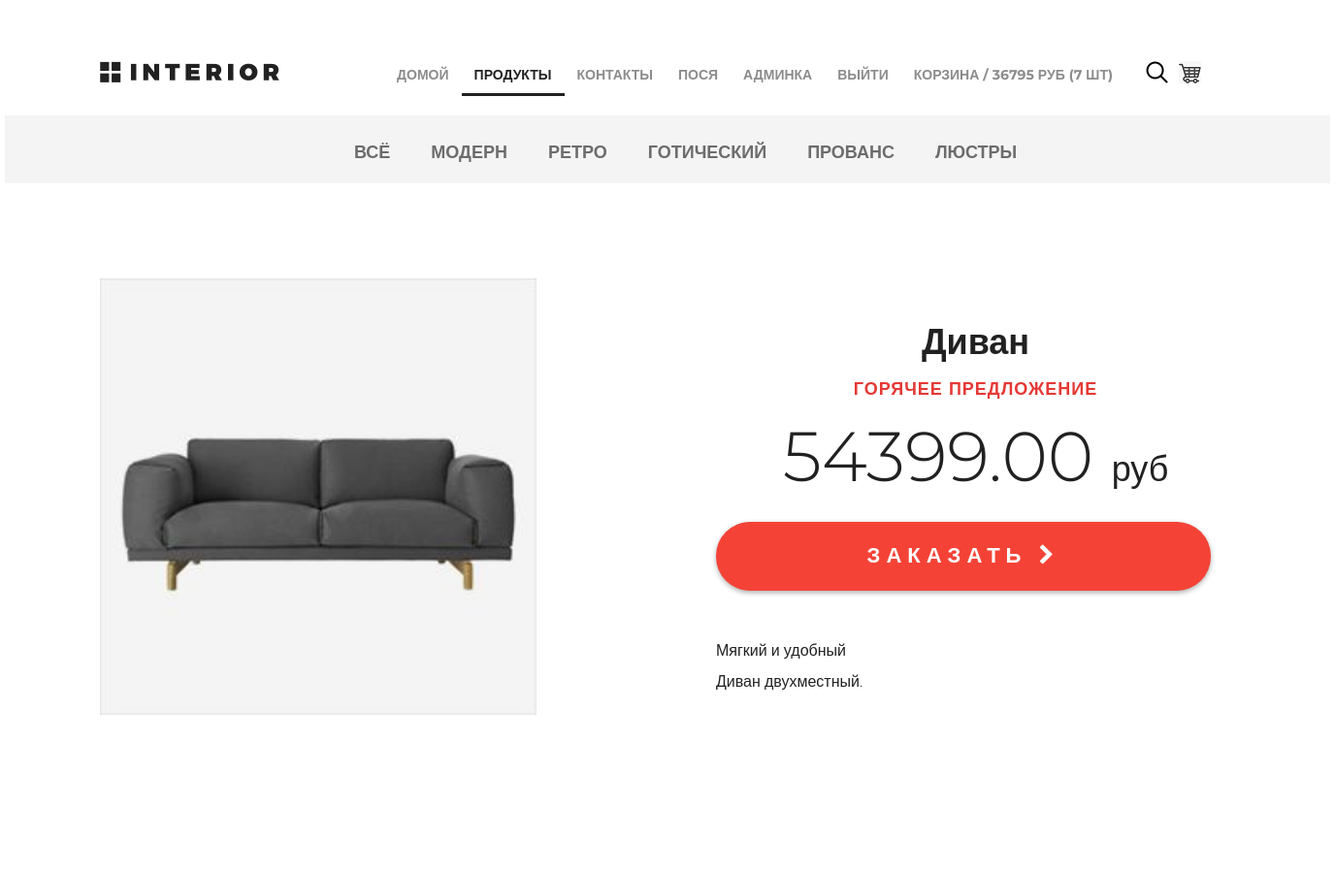
Before: /products/ (signed in, upper part) with the older database file.
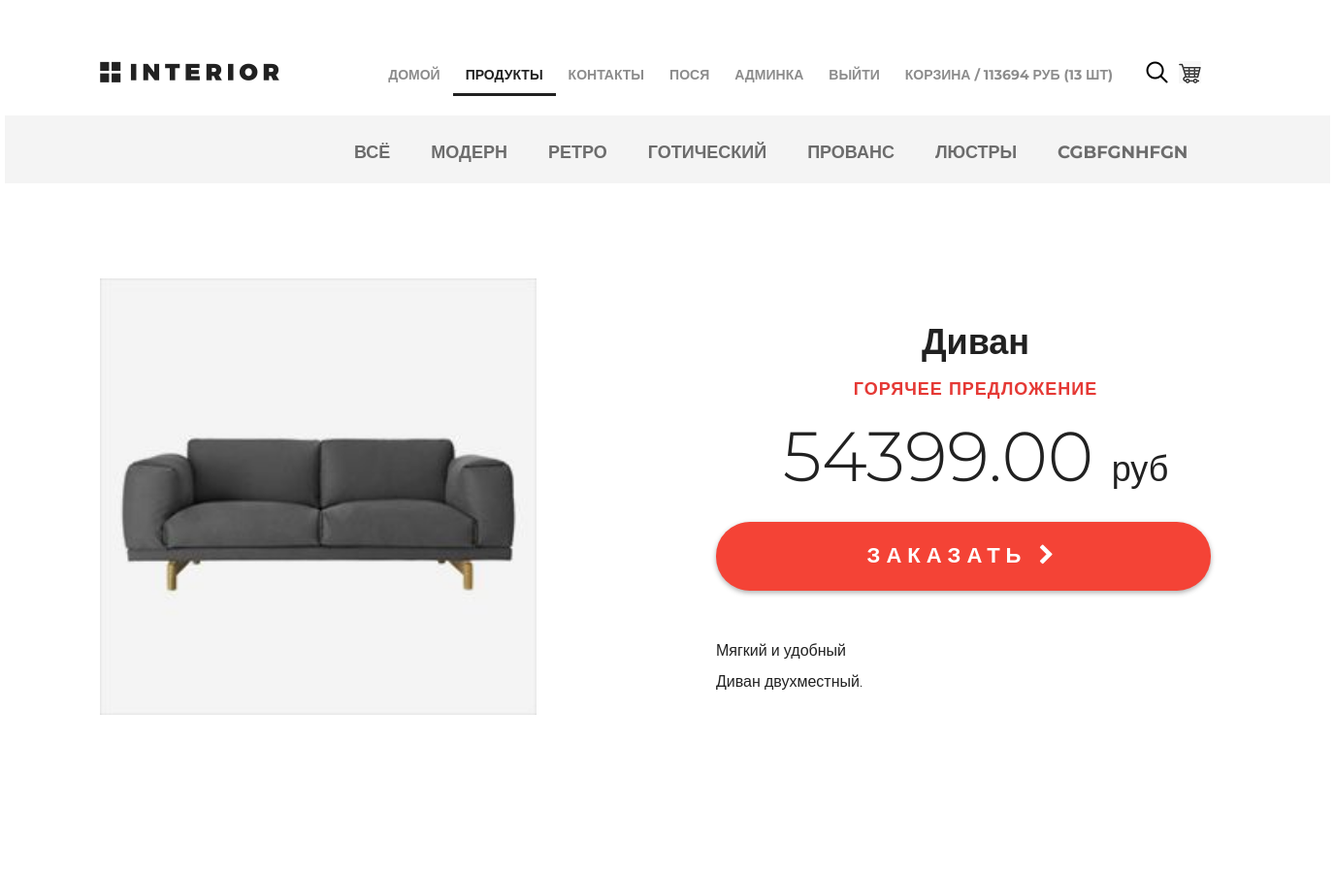
After: the same page with the newer database file.
### cartapp/models.py (models this page shows)
class Cart(models.Model):
    user = models.ForeignKey(settings.AUTH_USER_MODEL, on_delete=models.CASCADE, related_name='cart',
                             verbose_name='Пользователь')
    product = models.ForeignKey(Product, on_delete=models.CASCADE, verbose_name='Товар')
    quantity = models.PositiveIntegerField(default=0, verbose_name='Количество товара')
    add_datetime = models.DateTimeField(auto_now_add=True, verbose_name='Время появления товара на сайте')
    price = models.PositiveIntegerField(default=0, verbose_name='цена')
    @property
    def product_cost(self):
        return self.product.price * self.quantity
    @property
    def total_quantity(self):
        _items = Cart.objects.filter(user=self.user)
        _totalquantity = sum(list(map(lambda x: x.quantity, _items)))
        return _totalquantity
    @property
    def total_cost(self):
        _items = Cart.objects.filter(user=self.user)
        _totalcost = sum(list(map(lambda x: x.product_cost, _items)))
        return _totalcost

### authapp/models.py (models this page shows, shortened)
class ShopUser(AbstractUser):
    avatar = models.ImageField(upload_to='users_avatars', blank=True)
    country = models.CharField(verbose_name='страна', max_length=128)
    phone_number = models.CharField(verbose_name='номер телефона', max_length=14)
    activation_key = models.CharField(max_length=128, blank=True)
    activation_key_expires = models.DateTimeField(default=(now() + timedelta(hours=48)))

### mainapp/models.py (models this page shows)
class Product(models.Model):
    name = models.CharField(verbose_name='имя', max_length=128, unique=True)
    description = models.TextField(verbose_name='описание', blank=True)
    category = models.ForeignKey(ProductCategory, on_delete=models.SET_NULL, null=True, blank=True)
    short_description = models.CharField(verbose_name='короткое описание', max_length=64)
    price = models.DecimalField(verbose_name='цена', max_digits=8, decimal_places=2, default=0)
    price_with_discount = models.DecimalField(verbose_name='цена со скидкой', max_digits=8, decimal_places=2, default=0)
    quantity = models.PositiveIntegerField(verbose_name='количество на складе', default=0)
    image = models.ImageField(upload_to='products_images', blank=True)
    is_active = models.BooleanField(verbose_name='активна', default=True)
    def __str__(self):
        return self.name

class ProductCategory(models.Model):
    name = models.CharField(verbose_name='имя', max_length=64, unique=True, blank=True)
    description = models.TextField(verbose_name='описание', blank=True, max_length=128)
    is_active = models.BooleanField(verbose_name='активна', default=True)
    def __str__(self):
        return self.name

### mainapp/views.py (the view)
# urls.py: path('products/', include('mainapp.urls', namespace='products')),
def products(request, pk=None, page=1):
    if not pk:
        if pk == 0:
            selected_category_id = 0
            selected_category = 0
            selected_category_dict = {"name": 'Всё', "href": reverse('products:category', args=[0])}
        else:
            selected_category = None
            selected_category_id = 0
            selected_category_dict = None
    else:
        selected_category = get_object_or_404(ProductCategory, id=pk)
        selected_category_id = selected_category.id
        selected_category_dict = {"name": selected_category.name,
                                  "href": reverse('products:category', args=[selected_category.id])}
    if selected_category:
        products = Product.objects.filter(category=selected_category)
    else:
        products = Product.objects.all()
    image = [
        {'img': 'img/controll.jpg'},
        {'img': 'img/controll1.jpg'},
        {'img': 'img/controll2.jpg'},
    ]
    categories = ProductCategory.objects.all().filter(is_active=True)
    hot_product = get_hot_product()
    same_products = get_same_products(hot_product)
    paginator = Paginator(products, 2)
    try:
        products_paginator = paginator.page(page)
    except PageNotAnInteger:
        products_paginator = paginator.page(1)
    except EmptyPage:
        products_paginator = paginator.page(paginator.num_pages)
    context = {
        'menu_links': MENU_LINKS,
        'title': 'каталог',
        'class_name': 'hero-white',
        'products': products,
        'products_same': Product.objects.all()[:3],
        'products_paginator': products_paginator,
        'image': image,
        'selected_category': selected_category_dict,
        'categories': categories,
        'hot_product': hot_product,
        'same_products': same_products,
        'category_id': selected_category_id,
    }
    if pk is None:
        return render(request, 'mainapp/products_index.html', context)
    return render(request, 'mainapp/products.html', context)

### mainapp/context_processors.py (called while the page is built)
def cart(request):
    print(f'context processor cart works')
    cart = []
    if request.user.is_authenticated:
        cart = Cart.objects.filter(user=request.user)
    return {
        'cart': cart,
        }

### mainapp/views.py (called while the page is built)
def get_hot_product():
    products = Product.objects.all()
    return random.sample(list(products), 1)[0]

def get_same_products(hot_product):
    same_products = Product.objects.filter(category=hot_product.category).exclude(pk=hot_product.pk)[:3]
    return same_products

### mainapp/templates/mainapp/products_index.html (shortened to what this page needs)
{% extends 'mainapp/base.html' %}
{% load static %}
{% block 'extra_class' %}
<a href="#" class="basket"></a>
{% endblock %}
{% block 'content' %}
		<div class="details">
			<div class="links clearfix">
				<ul class="links-menu">
					<li><a href="{% url 'products:category' 0 %}"
						   class="{% if selected_category.name == 'Всё' %} active {% endif %}">всё</a></li>
					{% for category in categories %}
					<li><a href="{% url 'products:category' category.id %}">{{ category }}</a></li>
					{% endfor %}
				</ul>
			</div>
			<div class="details-products">
				<div class="details-slider">
					<div class="slider-product">
						<img src="/media/{{ hot_product.image }}" style="width:450px;height:450px;">
					</div>
				</div>
				<div class="description">
					<h3 class="big-bold">{{hot_product}}</h3>
					<h3 class="red">горячее предложение</h3>
					<p class="price"> {{hot_product.price}} <span>руб</span></p>
					<a href="{% url 'products:product' hot_product.id %}" class="red-button">
						заказать <i class="fa fa-chevron-right" aria-hidden="true"></i>
					</a>
					<div class="description-text">
						<p>{{hot_product.short_description}}</p>
						<p>{{hot_product.description}}.</p>
					</div>
				</div>
			</div>
		</div>
	</div>
{% endblock %}

### mainapp/templates/mainapp/include/inc_menu.html
<ul class="menu">
    {% for link in menu_links %}
    <li><a href="{% url link.href %}"
           {% with url=request.resolver_match.view_name %}
           {% if url in link.active_if %}
           class="active"
           {% endif %}>
        {% endwith %}
        {{link.name}}
    </a>
    </li>
    {% endfor %}
    {% if user.is_authenticated %}
    <li>
        <a href="{% url 'auth:edit' %}">
            {{ user.first_name|default:'Пользователь' }}
        </a>
    </li>
    {% endif %}
    {% if user.is_superuser %}
    <li>
        <a href="{% url 'admin:users' %}">админка</a>
    </li>
    {% endif %}
    <li>
        {% if user.is_authenticated %}
        <a href="{% url 'auth:logout' %}">выйти</a>
        {% else %}
        <a href="{% url 'auth:login' %}">войти</a>
        <a href="{% url 'auth:register' %}">регистрация</a>
        {% endif %}
    </li>
    <li>
        <a href="{% url 'cart:view' %}">
            <span>
                Корзина /{% if cart %}
                            {{ cart.0.total_cost|floatformat:0 }} руб
                            ({{ cart.0.total_quantity }} шт)
                        {% endif %}
            </span>
        </a>
    </li>
</ul>

Changed rows visible on the page:
changed Cart: user+product+quantity "36795" → "113694"; user+quantity "7" → "13"
added ProductCategory: name "CGBFGNHFGN"
